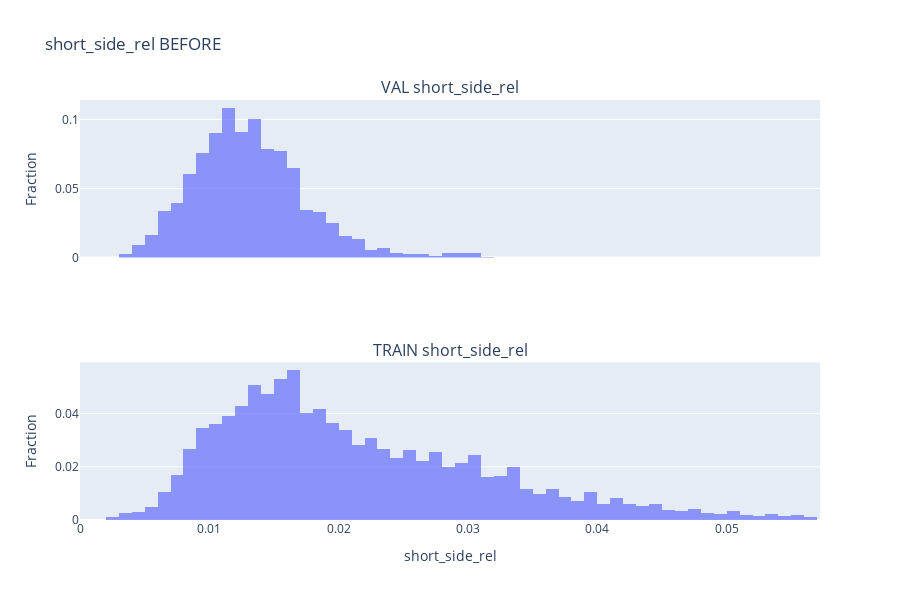
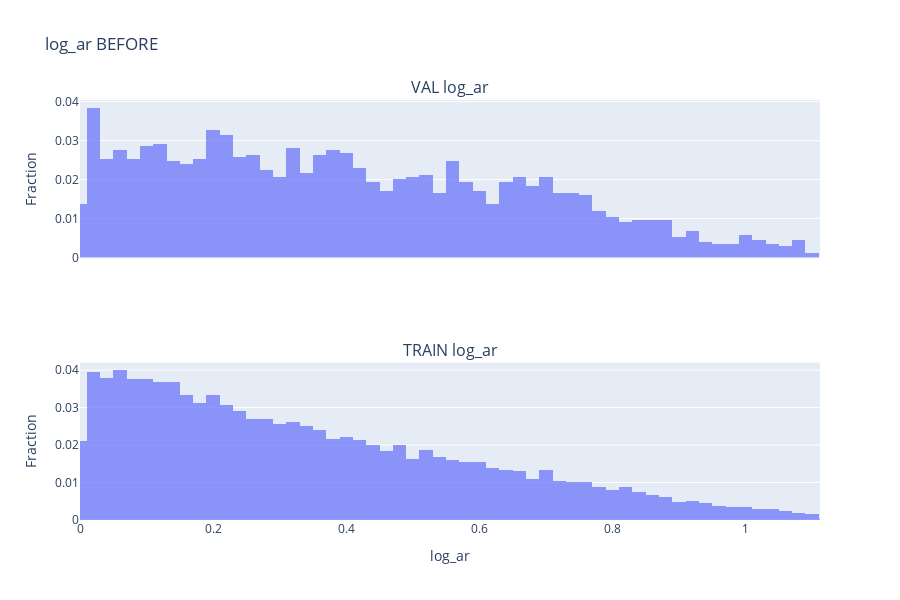
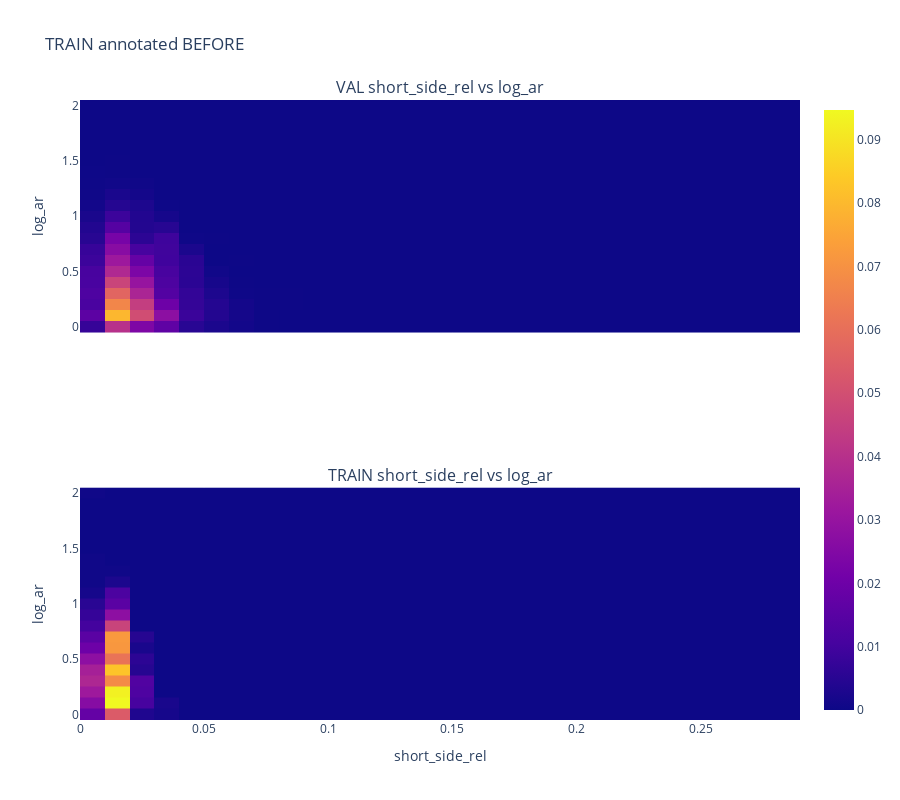
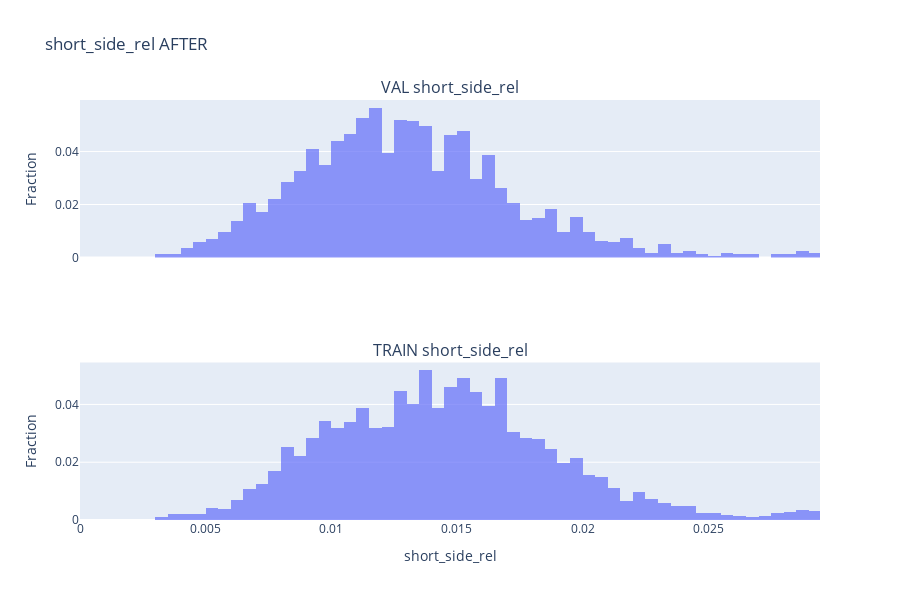

Write notebook code for charts like these, in order.
### Code cell
import numpy as np
import pandas as pd
import plotly.express as px
from plotly.subplots import make_subplots
from pathlib import Path


# Here we will sample train images to match min resized side of bbox and bbox area distribution
# between train and validation sets. We are also going to match annotated / background images
# distribution between train and validation sets.


val_images_dir   = Path("data/merged/images/val")
train_images_dir = Path("data/merged/images/train")


def add_scale_features(df: pd.DataFrame) -> pd.DataFrame:
    # max side per image
    max_side = df[['w_img', 'h_img']].max(axis=1)
    # relative-to-max-side (dimensionless in [0,1])
    w_rel = df['w'] * (df['w_img'] / max_side)
    h_rel = df['h'] * (df['h_img'] / max_side)

    df = df.copy()
    df['short_side_rel'] = pd.concat([w_rel, h_rel], axis=1).min(axis=1)
    df['long_side_rel']  = pd.concat([w_rel, h_rel], axis=1).max(axis=1)
    df['log_ar']         = np.log((df['long_side_rel'] + 1e-9) / (df['short_side_rel'] + 1e-9))
    return df


def plot_hist_shared(val_df, train_df, col, title, clip_percentile=99):
    # Determine clip threshold from combined data
    all_values = pd.concat([val_df[col], train_df[col]])
    xmax = np.percentile(all_values, clip_percentile)

    fig = make_subplots(rows=2, cols=1,
                        shared_xaxes=True,
                        subplot_titles=(f"VAL {col}", f"TRAIN {col}"))

    # VAL histogram
    h_val = px.histogram(val_df[val_df[col] <= xmax], x=col,
                         nbins=60, histnorm='probability', opacity=0.7).data[0]
    h_val.name = "VAL"
    fig.add_trace(h_val, row=1, col=1)

    # TRAIN histogram
    h_train = px.histogram(train_df[train_df[col] <= xmax], x=col,
                           nbins=60, histnorm='probability', opacity=0.7).data[0]
    h_train.name = "TRAIN"
    fig.add_trace(h_train, row=2, col=1)

    fig.update_layout(height=600, title_text=title)
    fig.update_yaxes(title_text="Fraction", row=1, col=1)
    fig.update_yaxes(title_text="Fraction", row=2, col=1)
    fig.update_xaxes(title_text=col, row=2, col=1, range=[0, xmax])
    fig.show()


def plot_2d_density_shared(val_df, train_df, x, y, title):
    fig = make_subplots(rows=2, cols=1,
                        shared_xaxes=True,
                        shared_yaxes=True,
                        subplot_titles=(f"VAL {x} vs {y}", f"TRAIN {x} vs {y}"))

    # VAL 2D density
    d_val = px.density_heatmap(val_df, x=x, y=y, nbinsx=40, nbinsy=30,
                               histnorm='probability').data[0]
    fig.add_trace(d_val, row=1, col=1)

    # TRAIN 2D density
    d_train = px.density_heatmap(train_df, x=x, y=y, nbinsx=40, nbinsy=30,
                                 histnorm='probability').data[0]
    fig.add_trace(d_train, row=2, col=1)

    fig.update_layout(height=800, title_text=title)
    fig.update_xaxes(title_text=x, row=2, col=1)
    fig.update_yaxes(title_text=y, row=1, col=1)
    fig.update_yaxes(title_text=y, row=2, col=1)
    fig.show()


# 1) Add features
val_f   = add_scale_features(val_df)
train_f = add_scale_features(train_df)

# 2) Define 2D bins from val
short_bins = np.linspace(val_f['short_side_rel'].min(), val_f['short_side_rel'].max(), 18)
logar_bins = np.linspace(val_f['log_ar'].min(), val_f['log_ar'].max(), 12)

# 3) Compute val histogram fractions
H_val, _, _ = np.histogram2d(val_f['short_side_rel'], val_f['log_ar'],
                             bins=[short_bins, logar_bins])
val_frac = H_val / (H_val.sum() + 1e-12)

# 4) Match train annotated bboxes to val distribution
N_target = len(train_f)
parts = []
for i in range(len(short_bins)-1):
    for j in range(len(logar_bins)-1):
        m = (
            (train_f['short_side_rel'] >= short_bins[i]) &
            (train_f['short_side_rel'] <  short_bins[i+1]) &
            (train_f['log_ar']         >= logar_bins[j]) &
            (train_f['log_ar']         <  logar_bins[j+1])
        )
        bin_items = train_f[m]
        target_n  = int(val_frac[i, j] * N_target)
        if target_n <= 0 or bin_items.empty:
            continue
        if len(bin_items) > target_n:
            parts.append(bin_items.sample(target_n, random_state=42))
        else:
            parts.append(bin_items)

train_matched = pd.concat(parts, ignore_index=True) if parts else train_f.iloc[0:0]
annotated_selected_imgs = set(train_matched['image_id'].astype(str).unique())

# --- Helper to compute annotated/bg image ratio from folder ---
def get_annotated_and_bg_images(gt_df: pd.DataFrame, images_dir: Path):
    all_imgs = {p.name for p in images_dir.iterdir() if p.is_file()}
    ann_imgs = set(gt_df['image_id'].unique())
    bg_imgs  = all_imgs - ann_imgs
    return ann_imgs, bg_imgs

# 5) Compute ratios
val_ann_imgs, val_bg_imgs = get_annotated_and_bg_images(val_df, val_images_dir)
p_bg_val = len(val_bg_imgs) / max(1, len(val_ann_imgs) + len(val_bg_imgs))

train_ann_imgs, train_bg_imgs = get_annotated_and_bg_images(train_df, train_images_dir)
p_bg_train = len(train_bg_imgs) / max(1, len(train_ann_imgs) + len(train_bg_imgs))

print(f"[VAL] images={len(val_ann_imgs)+len(val_bg_imgs)} | ann={len(val_ann_imgs)} | bg={len(val_bg_imgs)} | bg_frac={p_bg_val:.3f}")
print(f"[TRAIN BEFORE] images={len(train_ann_imgs)+len(train_bg_imgs)} | ann={len(train_ann_imgs)} | bg={len(train_bg_imgs)} | bg_frac={p_bg_train:.3f}")

# 6) Add background images to match val's bg ratio
B_sel_target = int(round((p_bg_val * len(annotated_selected_imgs)) / max(1e-12, (1 - p_bg_val))))
bg_candidates = list(train_bg_imgs)

rng = np.random.default_rng(42)
if len(bg_candidates) < B_sel_target:
    print(f"[WARN] Not enough backgrounds ({len(bg_candidates)}) to reach target {B_sel_target}, taking all.")
    selected_bg_imgs = set(bg_candidates)
else:
    selected_bg_imgs = set(rng.choice(bg_candidates, size=B_sel_target, replace=False))

# Final selection
final_selected_imgs = sorted(annotated_selected_imgs.union(selected_bg_imgs))
A_after = len(annotated_selected_imgs)
B_after = len(selected_bg_imgs)
p_bg_after = B_after / max(1, (A_after + B_after))

print(f"[TRAIN AFTER] images={len(final_selected_imgs)} | ann={A_after} | bg={B_after} | bg_frac={p_bg_after:.3f} (target from VAL={p_bg_val:.3f})")

# Save list
with open("data/merged/selected_train_images.txt", "w") as f:
    for im in final_selected_imgs:
        f.write(im + "\n")
print("[SAVE] selected_train_images.txt written.")

def print_distribution_stats(df, name, cols=('short_side_rel', 'log_ar')):
    print(f"\n{name} distribution stats:")
    for col in cols:
        series = df[col].to_numpy()
        stats = {
            'mean': np.mean(series),
            'std': np.std(series, ddof=1),
            'p1': np.percentile(series, 1),
            'p5': np.percentile(series, 5),
            'p25': np.percentile(series, 25),
            'p50': np.percentile(series, 50),
            'p75': np.percentile(series, 75),
            'p95': np.percentile(series, 95),
            'p99': np.percentile(series, 99),
        }
        print(f"  {col}: " + ", ".join(f"{k}={v:.4f}" for k, v in stats.items()))

# Print distribution stats
print_distribution_stats(val_f, "VAL BEFORE")
print_distribution_stats(train_f, "TRAIN BEFORE")
print_distribution_stats(train_matched, "TRAIN AFTER (annotated)")

# --- Visualisations ---
plot_hist_shared(val_f, train_f, 'short_side_rel', 'short_side_rel BEFORE')
plot_hist_shared(val_f, train_f, 'log_ar', 'log_ar BEFORE')
plot_2d_density_shared(train_f, val_f, 'short_side_rel', 'log_ar', 'TRAIN annotated BEFORE')

plot_hist_shared(val_f, train_matched, 'short_side_rel', 'short_side_rel AFTER')
plot_hist_shared(val_f, train_matched, 'log_ar', 'log_ar AFTER')
plot_2d_density_shared(train_matched, val_f, 'short_side_rel', 'log_ar', 'TRAIN annotated AFTER')

### Figure 1 — Plotly figure (JSON) as saved in the notebook; plotly's stock layout.template omitted (floating-point values rounded to 4 significant figures; data arrays with more than 128 entries replaced by an {"elided": "..."} marker saying what was removed)
{"data": [{"bingroup": "x", "histnorm": "probability", "hovertemplate": "short_side_rel=%{x}<br>probability=%{y}<extra></extra>", "legendgroup": "", "marker": {"color": "#636efa", "opacity": 0.7, "pattern": {"shape": ""}}, "name": "VAL", "nbinsx": 60, "orientation": "v", "showlegend": false, "type": "histogram", "x": {"elided": "1763 float values"}, "xaxis": "x", "yaxis": "y"}, {"bingroup": "x", "histnorm": "probability", "hovertemplate": "short_side_rel=%{x}<br>probability=%{y}<extra></extra>", "legendgroup": "", "marker": {"color": "#636efa", "opacity": 0.7, "pattern": {"shape": ""}}, "name": "TRAIN", "nbinsx": 60, "orientation": "v", "showlegend": false, "type": "histogram", "x": {"elided": "47807 float values"}, "xaxis": "x2", "yaxis": "y2"}], "layout": {"annotations": [{"font": {"size": 16}, "showarrow": false, "text": "VAL short_side_rel", "x": 0.5, "xanchor": "center", "xref": "paper", "y": 1, "yanchor": "bottom", "yref": "paper"}, {"font": {"size": 16}, "showarrow": false, "text": "TRAIN short_side_rel", "x": 0.5, "xanchor": "center", "xref": "paper", "y": 0.375, "yanchor": "bottom", "yref": "paper"}], "height": 600, "title": {"text": "short_side_rel BEFORE"}, "xaxis": {"anchor": "y", "domain": [0, 1], "matches": "x2", "showticklabels": false}, "xaxis2": {"anchor": "y2", "domain": [0, 1], "range": [0, 0.05722], "title": {"text": "short_side_rel"}}, "yaxis": {"anchor": "x", "domain": [0.625, 1], "title": {"text": "Fraction"}}, "yaxis2": {"anchor": "x2", "domain": [0, 0.375], "title": {"text": "Fraction"}}}}

### Figure 2 — Plotly figure (JSON) as saved in the notebook; plotly's stock layout.template omitted (floating-point values rounded to 4 significant figures; data arrays with more than 128 entries replaced by an {"elided": "..."} marker saying what was removed)
{"data": [{"bingroup": "x", "histnorm": "probability", "hovertemplate": "log_ar=%{x}<br>probability=%{y}<extra></extra>", "legendgroup": "", "marker": {"color": "#636efa", "opacity": 0.7, "pattern": {"shape": ""}}, "name": "VAL", "nbinsx": 60, "orientation": "v", "showlegend": false, "type": "histogram", "x": {"elided": "1744 float values"}, "xaxis": "x", "yaxis": "y"}, {"bingroup": "x", "histnorm": "probability", "hovertemplate": "log_ar=%{x}<br>probability=%{y}<extra></extra>", "legendgroup": "", "marker": {"color": "#636efa", "opacity": 0.7, "pattern": {"shape": ""}}, "name": "TRAIN", "nbinsx": 60, "orientation": "v", "showlegend": false, "type": "histogram", "x": {"elided": "47826 float values"}, "xaxis": "x2", "yaxis": "y2"}], "layout": {"annotations": [{"font": {"size": 16}, "showarrow": false, "text": "VAL log_ar", "x": 0.5, "xanchor": "center", "xref": "paper", "y": 1, "yanchor": "bottom", "yref": "paper"}, {"font": {"size": 16}, "showarrow": false, "text": "TRAIN log_ar", "x": 0.5, "xanchor": "center", "xref": "paper", "y": 0.375, "yanchor": "bottom", "yref": "paper"}], "height": 600, "title": {"text": "log_ar BEFORE"}, "xaxis": {"anchor": "y", "domain": [0, 1], "matches": "x2", "showticklabels": false}, "xaxis2": {"anchor": "y2", "domain": [0, 1], "range": [0, 1.112], "title": {"text": "log_ar"}}, "yaxis": {"anchor": "x", "domain": [0.625, 1], "title": {"text": "Fraction"}}, "yaxis2": {"anchor": "x2", "domain": [0, 0.375], "title": {"text": "Fraction"}}}}

### Figure 3 — Plotly figure (JSON) as saved in the notebook; plotly's stock layout.template omitted (floating-point values rounded to 4 significant figures; data arrays with more than 128 entries replaced by an {"elided": "..."} marker saying what was removed)
{"data": [{"coloraxis": "coloraxis", "histnorm": "probability", "hovertemplate": "short_side_rel=%{x}<br>log_ar=%{y}<br>probability=%{z}<extra></extra>", "name": "", "nbinsx": 40, "nbinsy": 30, "type": "histogram2d", "x": {"elided": "48308 float values"}, "xaxis": "x", "xbingroup": "x", "y": {"elided": "48308 float values"}, "yaxis": "y", "ybingroup": "y"}, {"coloraxis": "coloraxis", "histnorm": "probability", "hovertemplate": "short_side_rel=%{x}<br>log_ar=%{y}<br>probability=%{z}<extra></extra>", "name": "", "nbinsx": 40, "nbinsy": 30, "type": "histogram2d", "x": {"elided": "1763 float values"}, "xaxis": "x2", "xbingroup": "x", "y": {"elided": "1763 float values"}, "yaxis": "y2", "ybingroup": "y"}], "layout": {"annotations": [{"font": {"size": 16}, "showarrow": false, "text": "VAL short_side_rel vs log_ar", "x": 0.5, "xanchor": "center", "xref": "paper", "y": 1, "yanchor": "bottom", "yref": "paper"}, {"font": {"size": 16}, "showarrow": false, "text": "TRAIN short_side_rel vs log_ar", "x": 0.5, "xanchor": "center", "xref": "paper", "y": 0.375, "yanchor": "bottom", "yref": "paper"}], "height": 800, "title": {"text": "TRAIN annotated BEFORE"}, "xaxis": {"anchor": "y", "domain": [0, 1], "matches": "x2", "showticklabels": false}, "xaxis2": {"anchor": "y2", "domain": [0, 1], "title": {"text": "short_side_rel"}}, "yaxis": {"anchor": "x", "domain": [0.625, 1], "title": {"text": "log_ar"}}, "yaxis2": {"anchor": "x2", "domain": [0, 0.375], "title": {"text": "log_ar"}}}}

### Figure 4 — Plotly figure (JSON) as saved in the notebook; plotly's stock layout.template omitted (floating-point values rounded to 4 significant figures; data arrays with more than 128 entries replaced by an {"elided": "..."} marker saying what was removed)
{"data": [{"bingroup": "x", "histnorm": "probability", "hovertemplate": "short_side_rel=%{x}<br>probability=%{y}<extra></extra>", "legendgroup": "", "marker": {"color": "#636efa", "opacity": 0.7, "pattern": {"shape": ""}}, "name": "VAL", "nbinsx": 60, "orientation": "v", "showlegend": false, "type": "histogram", "x": {"elided": "1753 float values"}, "xaxis": "x", "yaxis": "y"}, {"bingroup": "x", "histnorm": "probability", "hovertemplate": "short_side_rel=%{x}<br>probability=%{y}<extra></extra>", "legendgroup": "", "marker": {"color": "#636efa", "opacity": 0.7, "pattern": {"shape": ""}}, "name": "TRAIN", "nbinsx": 60, "orientation": "v", "showlegend": false, "type": "histogram", "x": {"elided": "26372 float values"}, "xaxis": "x2", "yaxis": "y2"}], "layout": {"annotations": [{"font": {"size": 16}, "showarrow": false, "text": "VAL short_side_rel", "x": 0.5, "xanchor": "center", "xref": "paper", "y": 1, "yanchor": "bottom", "yref": "paper"}, {"font": {"size": 16}, "showarrow": false, "text": "TRAIN short_side_rel", "x": 0.5, "xanchor": "center", "xref": "paper", "y": 0.375, "yanchor": "bottom", "yref": "paper"}], "height": 600, "title": {"text": "short_side_rel AFTER"}, "xaxis": {"anchor": "y", "domain": [0, 1], "matches": "x2", "showticklabels": false}, "xaxis2": {"anchor": "y2", "domain": [0, 1], "range": [0, 0.02945], "title": {"text": "short_side_rel"}}, "yaxis": {"anchor": "x", "domain": [0.625, 1], "title": {"text": "Fraction"}}, "yaxis2": {"anchor": "x2", "domain": [0, 0.375], "title": {"text": "Fraction"}}}}
